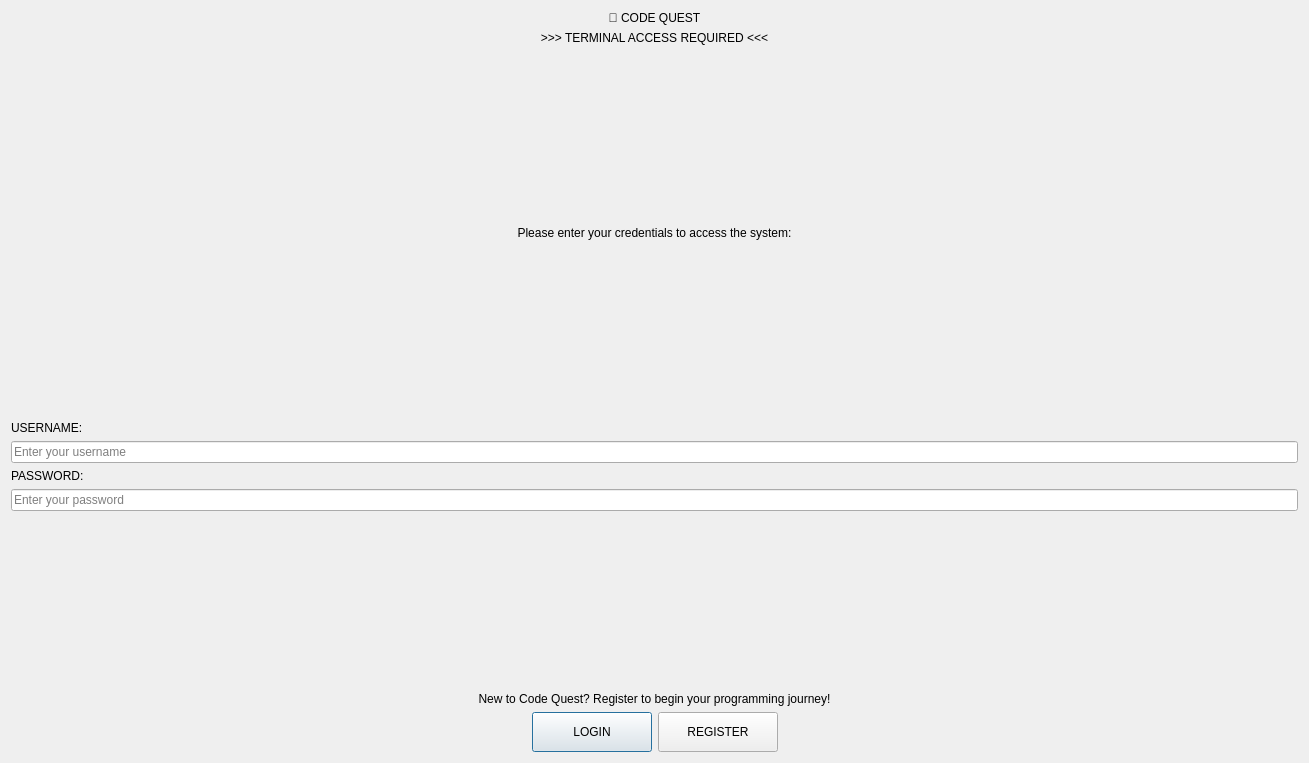
<?xml version="1.0" encoding="UTF-8"?>
<ui version="4.0">
 <class>LoginDialog</class>
 <widget class="QDialog" name="LoginDialog">
  <property name="geometry">
   <rect>
    <x>0</x>
    <y>0</y>
    <width>1309</width>
    <height>763</height>
   </rect>
  </property>
  <property name="windowTitle">
   <string>Login - Programming Puzzle</string>
  </property>
  <layout class="QVBoxLayout" name="verticalLayout">
   <item>
    <widget class="QLabel" name="titleLabel">
     <property name="text">
      <string>🚀 CODE QUEST</string>
     </property>
     <property name="alignment">
      <set>Qt::AlignmentFlag::AlignCenter</set>
     </property>
    </widget>
   </item>
   <item>
    <widget class="QLabel" name="subtitleLabel">
     <property name="text">
      <string>&gt;&gt;&gt; TERMINAL ACCESS REQUIRED &lt;&lt;&lt;</string>
     </property>
     <property name="alignment">
      <set>Qt::AlignmentFlag::AlignCenter</set>
     </property>
    </widget>
   </item>
   <item>
    <spacer name="verticalSpacer">
     <property name="orientation">
      <enum>Qt::Orientation::Vertical</enum>
     </property>
     <property name="sizeHint" stdset="0">
      <size>
       <width>20</width>
       <height>30</height>
      </size>
     </property>
    </spacer>
   </item>
   <item>
    <widget class="QLabel" name="instructionLabel">
     <property name="text">
      <string>Please enter your credentials to access the system:</string>
     </property>
     <property name="alignment">
      <set>Qt::AlignmentFlag::AlignCenter</set>
     </property>
    </widget>
   </item>
   <item>
    <spacer name="verticalSpacer_3">
     <property name="orientation">
      <enum>Qt::Orientation::Vertical</enum>
     </property>
     <property name="sizeHint" stdset="0">
      <size>
       <width>20</width>
       <height>20</height>
      </size>
     </property>
    </spacer>
   </item>
   <item>
    <widget class="QLabel" name="usernameLabel">
     <property name="text">
      <string>USERNAME:</string>
     </property>
    </widget>
   </item>
   <item>
    <widget class="QLineEdit" name="usernameEdit">
     <property name="placeholderText">
      <string>Enter your username</string>
     </property>
    </widget>
   </item>
   <item>
    <widget class="QLabel" name="passwordLabel">
     <property name="text">
      <string>PASSWORD:</string>
     </property>
    </widget>
   </item>
   <item>
    <widget class="QLineEdit" name="passwordEdit">
     <property name="echoMode">
      <enum>QLineEdit::EchoMode::Password</enum>
     </property>
     <property name="placeholderText">
      <string>Enter your password</string>
     </property>
    </widget>
   </item>
   <item>
    <spacer name="verticalSpacer_2">
     <property name="orientation">
      <enum>Qt::Orientation::Vertical</enum>
     </property>
     <property name="sizeHint" stdset="0">
      <size>
       <width>20</width>
       <height>30</height>
      </size>
     </property>
    </spacer>
   </item>
   <item>
    <widget class="QLabel" name="newUserLabel">
     <property name="text">
      <string>New to Code Quest? Register to begin your programming journey!</string>
     </property>
     <property name="alignment">
      <set>Qt::AlignmentFlag::AlignCenter</set>
     </property>
    </widget>
   </item>
   <item>
    <layout class="QHBoxLayout" name="buttonLayout">
     <item>
      <spacer name="horizontalSpacer">
       <property name="orientation">
        <enum>Qt::Orientation::Horizontal</enum>
       </property>
       <property name="sizeHint" stdset="0">
        <size>
         <width>40</width>
         <height>20</height>
        </size>
       </property>
      </spacer>
     </item>
     <item>
      <widget class="QPushButton" name="loginButton">
       <property name="minimumSize">
        <size>
         <width>120</width>
         <height>40</height>
        </size>
       </property>
       <property name="text">
        <string>LOGIN</string>
       </property>
      </widget>
     </item>
     <item>
      <widget class="QPushButton" name="registerButton">
       <property name="minimumSize">
        <size>
         <width>120</width>
         <height>40</height>
        </size>
       </property>
       <property name="text">
        <string>REGISTER</string>
       </property>
      </widget>
     </item>
     <item>
      <spacer name="horizontalSpacer_2">
       <property name="orientation">
        <enum>Qt::Orientation::Horizontal</enum>
       </property>
       <property name="sizeHint" stdset="0">
        <size>
         <width>40</width>
         <height>20</height>
        </size>
       </property>
      </spacer>
     </item>
    </layout>
   </item>
  </layout>
 </widget>
 <resources/>
 <connections/>
</ui>
